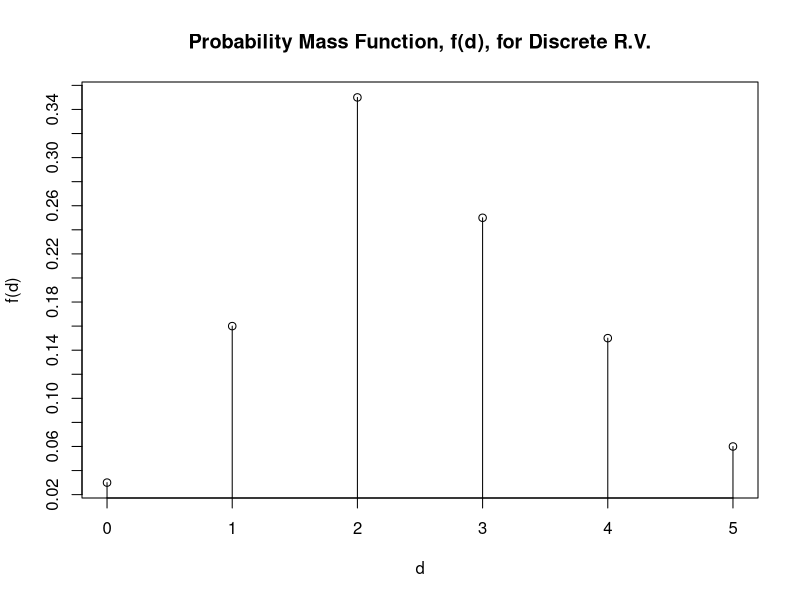
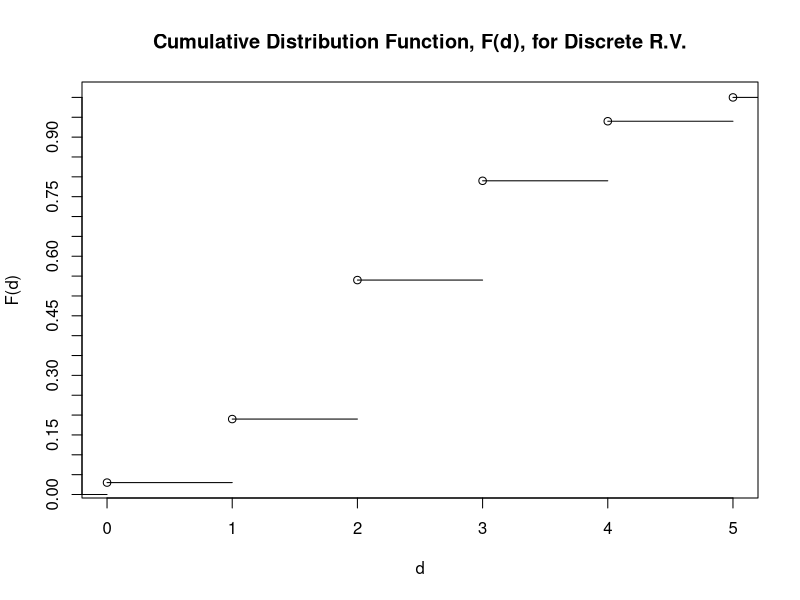
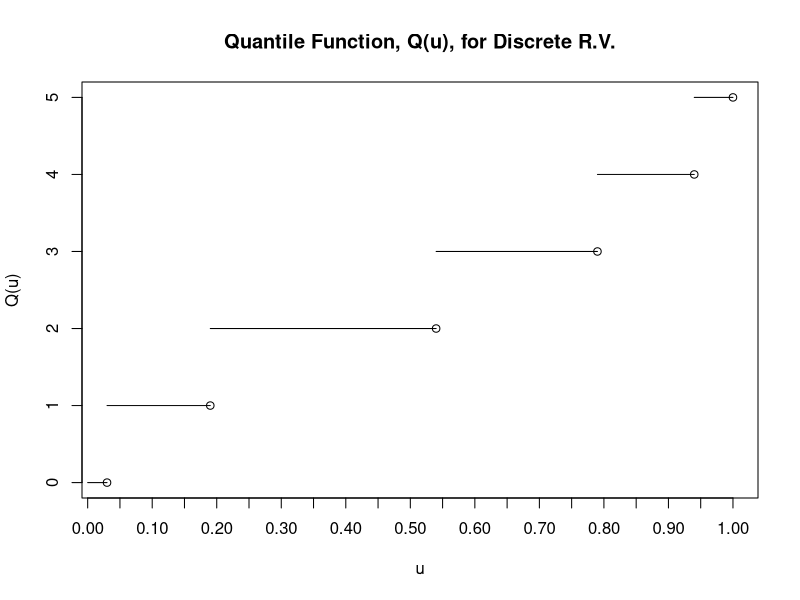

The R source for these figures, in order:
#R code for plotting a pmf for discrete data 
par(mfrow=c(1,1))

#postscript("u:\\meth1\\psfiles\\pmf_discrete.ps",height=8,horizontal=F)

p = c(.03,.16,.35,.25,.15,.06)
cp = c(.03,.19,.54,.79,.94,1.00)
d = c(0,1,2,3,4,5)
zero = c(0,0,0,0,0,0)
plot(d,p,ylab="f(d)",xlab="d",lab=c(6,17,4))
segments(d,zero,d,p)
title("Probability Mass Function, f(d), for Discrete R.V.")

#postscript("u:\\meth1\\psfiles\\cdf_discrete.ps",height=8,horizontal=F)

plot(d,cp,ylab="F(d)",xlab="d",lab=c(6,17,4))
segments(-1,0,0,0)
segments(0,.03,1,.03)
segments(1,.19,2,.19)
segments(2,.54,3,.54)
segments(3,.79,4,.79)
segments(4,.94,5,.94)
segments(5,1.00,6,1.00)
title("Cumulative Distribution Function, F(d), for Discrete R.V.")

#postscript("u:\\meth1\\psfiles\\quan_discrete.ps",height=8,horizontal=F)

plot(cp,d,ylab="Q(u)",xlab="u",lab=c(17,6,4))
segments(0,0,.03,0)
segments(.03,1,.19,1)
segments(.19,2,.54,2)
segments(.54,3,.79,3)
segments(.79,4,.94,4)
segments(.94,5,1.00,5)
title("Quantile Function, Q(u), for Discrete R.V.")


#graphics.off()



